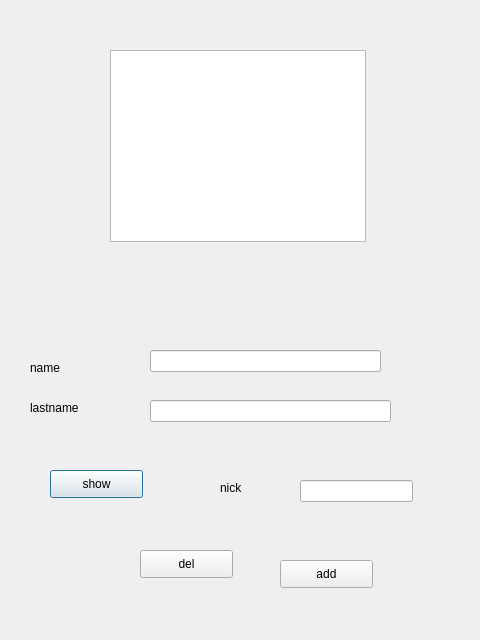
<?xml version="1.0" encoding="UTF-8"?>
<ui version="4.0">
 <class>Dialog</class>
 <widget class="QDialog" name="Dialog">
  <property name="geometry">
   <rect>
    <x>0</x>
    <y>0</y>
    <width>480</width>
    <height>640</height>
   </rect>
  </property>
  <property name="windowTitle">
   <string>Dialog</string>
  </property>
  <widget class="QPushButton" name="Bshow">
   <property name="geometry">
    <rect>
     <x>50</x>
     <y>470</y>
     <width>93</width>
     <height>28</height>
    </rect>
   </property>
   <property name="text">
    <string>show</string>
   </property>
  </widget>
  <widget class="QLineEdit" name="LELname">
   <property name="geometry">
    <rect>
     <x>150</x>
     <y>400</y>
     <width>241</width>
     <height>22</height>
    </rect>
   </property>
  </widget>
  <widget class="QLineEdit" name="LEname">
   <property name="geometry">
    <rect>
     <x>150</x>
     <y>350</y>
     <width>231</width>
     <height>22</height>
    </rect>
   </property>
  </widget>
  <widget class="QLabel" name="label">
   <property name="geometry">
    <rect>
     <x>30</x>
     <y>400</y>
     <width>55</width>
     <height>16</height>
    </rect>
   </property>
   <property name="text">
    <string>lastname</string>
   </property>
  </widget>
  <widget class="QLabel" name="label_2">
   <property name="geometry">
    <rect>
     <x>30</x>
     <y>360</y>
     <width>55</width>
     <height>16</height>
    </rect>
   </property>
   <property name="text">
    <string>name</string>
   </property>
  </widget>
  <widget class="QListWidget" name="list">
   <property name="enabled">
    <bool>true</bool>
   </property>
   <property name="geometry">
    <rect>
     <x>110</x>
     <y>50</y>
     <width>256</width>
     <height>192</height>
    </rect>
   </property>
  </widget>
  <widget class="QPushButton" name="Badd">
   <property name="geometry">
    <rect>
     <x>280</x>
     <y>560</y>
     <width>93</width>
     <height>28</height>
    </rect>
   </property>
   <property name="text">
    <string>add</string>
   </property>
  </widget>
  <widget class="QPushButton" name="Bdel">
   <property name="geometry">
    <rect>
     <x>140</x>
     <y>550</y>
     <width>93</width>
     <height>28</height>
    </rect>
   </property>
   <property name="text">
    <string>del</string>
   </property>
  </widget>
  <widget class="QLineEdit" name="nick">
   <property name="geometry">
    <rect>
     <x>300</x>
     <y>480</y>
     <width>113</width>
     <height>22</height>
    </rect>
   </property>
  </widget>
  <widget class="QLabel" name="label_3">
   <property name="geometry">
    <rect>
     <x>220</x>
     <y>480</y>
     <width>55</width>
     <height>16</height>
    </rect>
   </property>
   <property name="text">
    <string>nick</string>
   </property>
  </widget>
 </widget>
 <resources/>
 <connections>
  <connection>
   <sender>Bshow</sender>
   <signal>clicked()</signal>
   <receiver>LEname</receiver>
   <slot>selectAll()</slot>
   <hints>
    <hint type="sourcelabel">
     <x>117</x>
     <y>476</y>
    </hint>
    <hint type="destinationlabel">
     <x>189</x>
     <y>360</y>
    </hint>
   </hints>
  </connection>
  <connection>
   <sender>Bshow</sender>
   <signal>clicked()</signal>
   <receiver>LELname</receiver>
   <slot>selectAll()</slot>
   <hints>
    <hint type="sourcelabel">
     <x>95</x>
     <y>480</y>
    </hint>
    <hint type="destinationlabel">
     <x>188</x>
     <y>407</y>
    </hint>
   </hints>
  </connection>
  <connection>
   <sender>Bshow</sender>
   <signal>clicked()</signal>
   <receiver>nick</receiver>
   <slot>selectAll()</slot>
   <hints>
    <hint type="sourcelabel">
     <x>131</x>
     <y>481</y>
    </hint>
    <hint type="destinationlabel">
     <x>337</x>
     <y>487</y>
    </hint>
   </hints>
  </connection>
  <connection>
   <sender>Bshow</sender>
   <signal>clicked()</signal>
   <receiver>LEname</receiver>
   <slot>paste()</slot>
   <hints>
    <hint type="sourcelabel">
     <x>66</x>
     <y>475</y>
    </hint>
    <hint type="destinationlabel">
     <x>222</x>
     <y>365</y>
    </hint>
   </hints>
  </connection>
  <connection>
   <sender>Bshow</sender>
   <signal>clicked()</signal>
   <receiver>LELname</receiver>
   <slot>paste()</slot>
   <hints>
    <hint type="sourcelabel">
     <x>81</x>
     <y>486</y>
    </hint>
    <hint type="destinationlabel">
     <x>203</x>
     <y>411</y>
    </hint>
   </hints>
  </connection>
  <connection>
   <sender>Bshow</sender>
   <signal>clicked()</signal>
   <receiver>nick</receiver>
   <slot>paste()</slot>
   <hints>
    <hint type="sourcelabel">
     <x>130</x>
     <y>475</y>
    </hint>
    <hint type="destinationlabel">
     <x>352</x>
     <y>496</y>
    </hint>
   </hints>
  </connection>
 </connections>
</ui>
